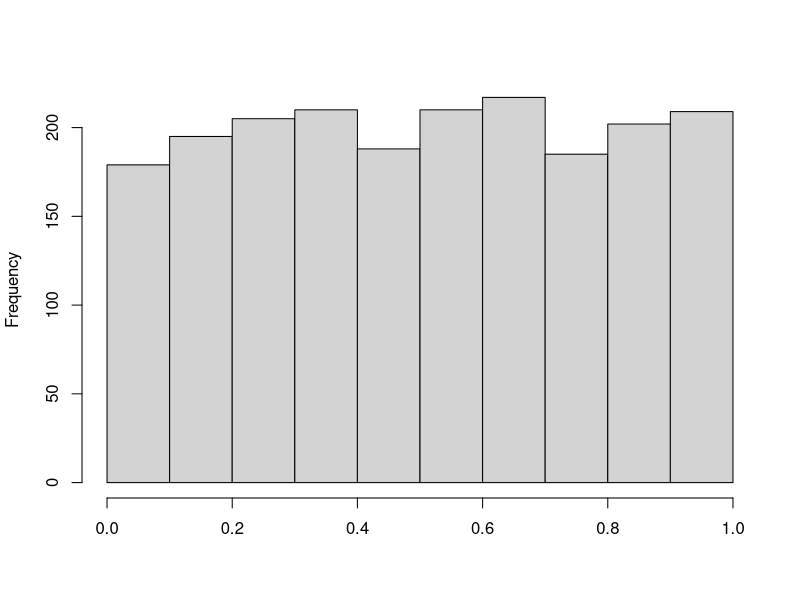
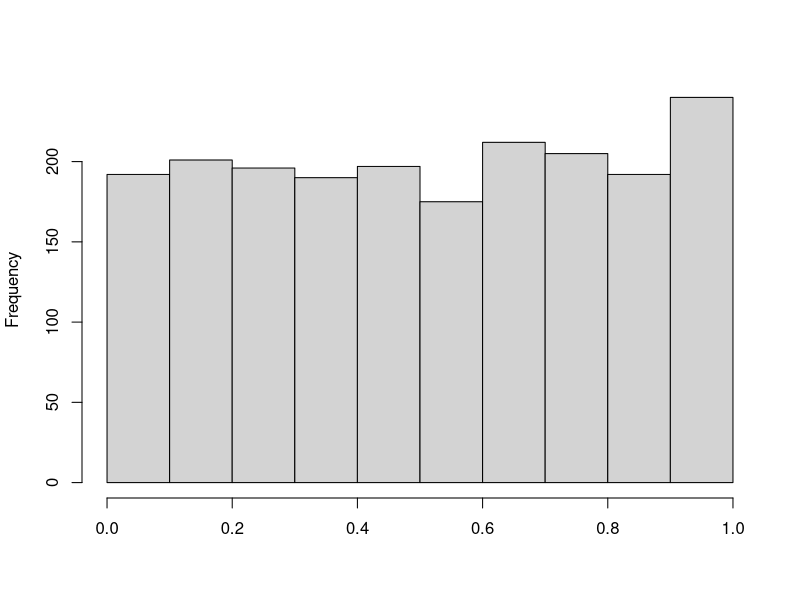

Source code (R) for these figures, in order: (Note: this script raises an error after producing the figures.)
uniforme = function(n, semilla) {
    a = 11551
    c = 27077
    m = 39709
    datos = numeric()
    x = semilla
    while (length(datos) < n) {
        x = (a * x + c) %% m
        datos = c(datos, x)
    }
    return(datos / (m - 1))
}
png("Ej5_runif.png", width = 1000, height = 1500, res = 300)
hist(runif(2000), xlab = "", main = " ")
dev.off()
png("Ej5_uniforme.png", width = 1000, height = 1500, res = 300)
hist(uniforme(2000, 27), xlab = "", main = " ")
dev.off()
png("Ej5_lcg.png", width = 1000, height = 1500, res = 300)
hist(lcg.rand(2000), xlab = "", main = " ")
dev.off()

uniform.test(hist(runif(2000)))
uniform.test(hist(uniforme(2000, 27)))
uniform.test(hist(lcg.rand(2000)))

x1 = uniforme(1000, 27)
y1 = uniforme(1000, 27)
z1 = uniforme(1000, 27)
png("Ej5_scuniforme.png", width = 1000, height = 1500, res = 300)
scatter3D(x1, y1, z1, colvar = NULL, pch = 20, cex = 0.5, theta = 20, main = "" )
dev.off()

summary(uniforme(5000, 27))

lcg.rand = function(n){
    rng = vector(length = n)
    m = 2 ** 32
    a = 1103515245
    c = 12345
    
    d = as.numeric(Sys.time()) * 1000
    #d = 27
    for (i in 1:n){
        d = (a * d + c) %% m
        rng[i] = d / m
    }
    return(rng)
}
#library(plot3D)
#library(animation)

lcg.rand()

x = lcg.rand(1000)
y = lcg.rand(1000)
z = lcg.rand(1000)
png("Ej5_sclcg.png", width = 1000, height = 1500, res = 300)
scatter3D(x, y, z, colvar = NULL, pch = 20, cex = 0.5, theta = 20, main = "" )
dev.off()

x2 = runif(1000)
y2 = runif(1000)
z2 = runif(1000)
png("Ej5_scrunif.png", width = 1000, height = 1500, res = 300)
scatter3D(x2, y2, z2, colvar = NULL, pch = 20, cex = 0.5, theta = 20, main = "" )
dev.off()